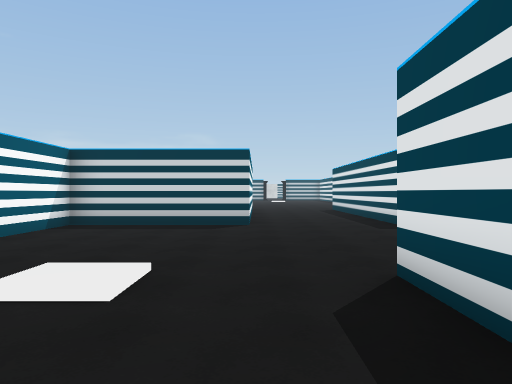
view 1 (above)

18 first-person views from a walk through a scene from a Unity 3-D project. The camera is 1.5 m above the floor, looks level and sees 70° across. Doors are open. The floor is counted in squares, 2 m on a side. Each view is taken from the middle of a square. On the plan, view 1 faces up. The plan holds only what a view shows up to about 11 squares ahead; the rest is blank. The place goes on beyond the plan. The player is left out. Some surface patterns are stand-ins.

view 2
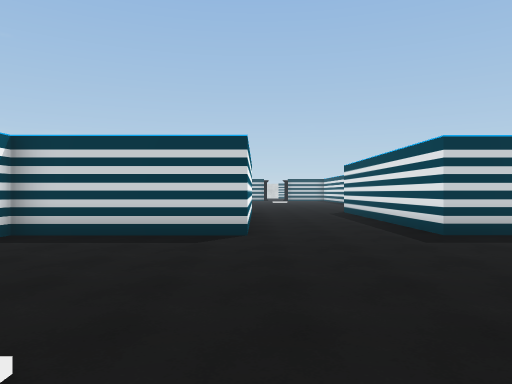

view 3
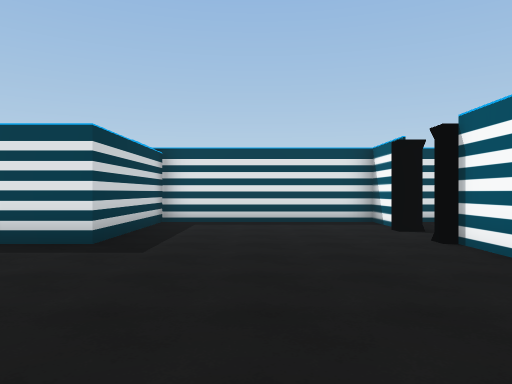

view 4
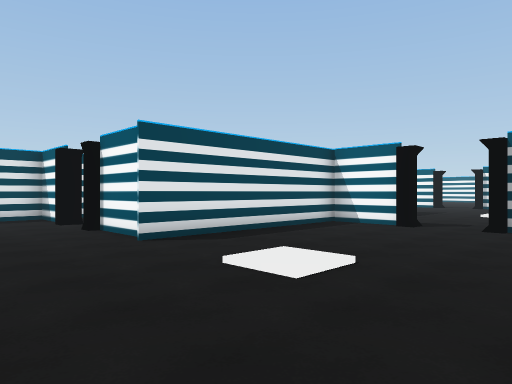

view 5
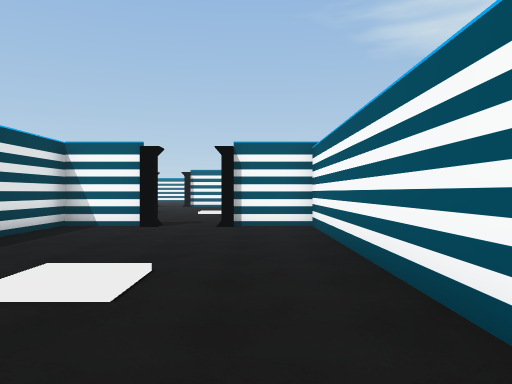

view 6
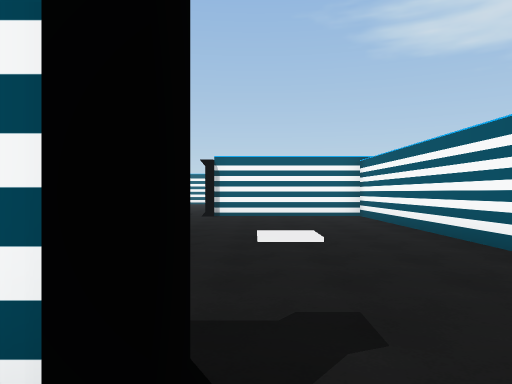

view 7
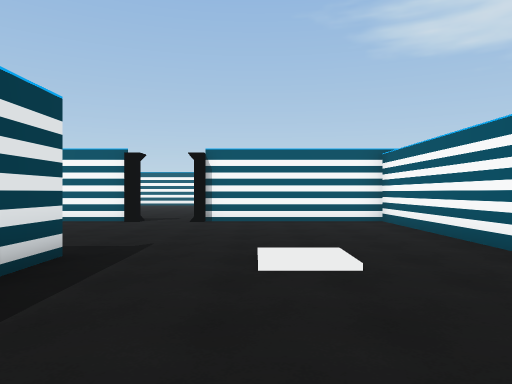

view 8
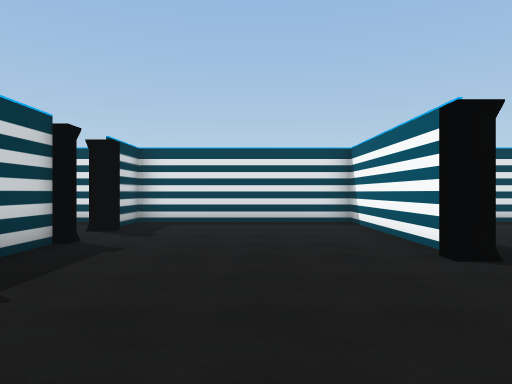

view 9
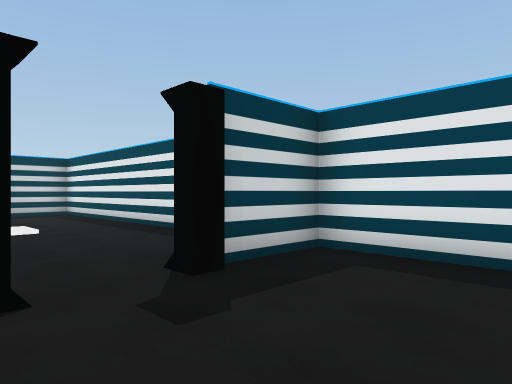

view 10
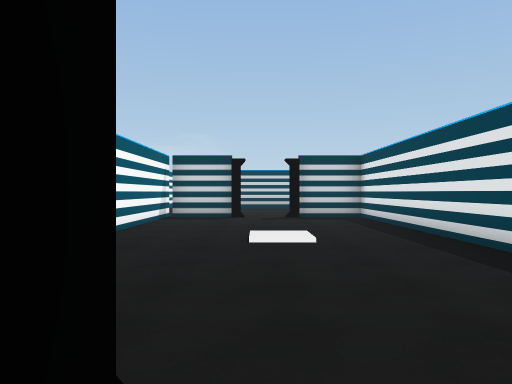

view 11
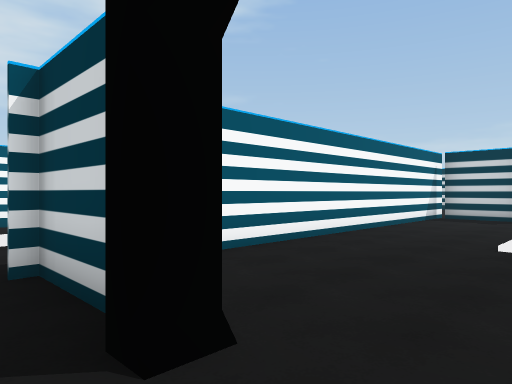

view 12
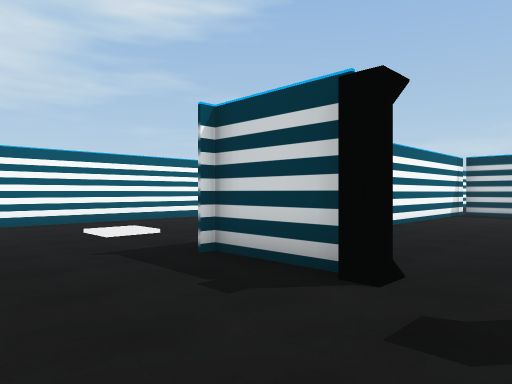

view 13
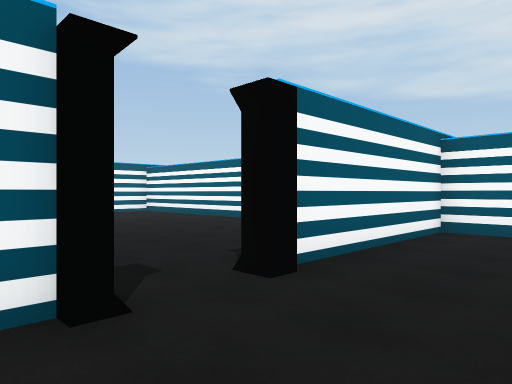

view 14
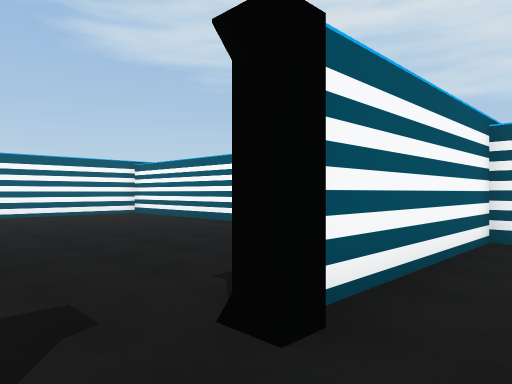

view 15
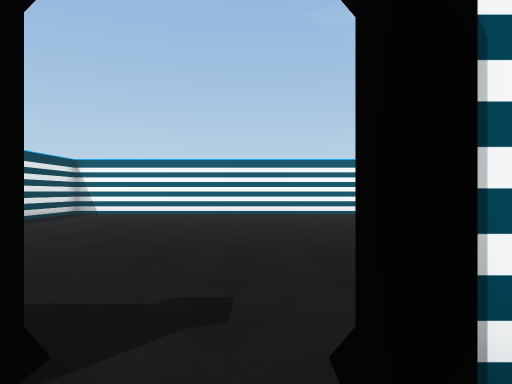

view 16
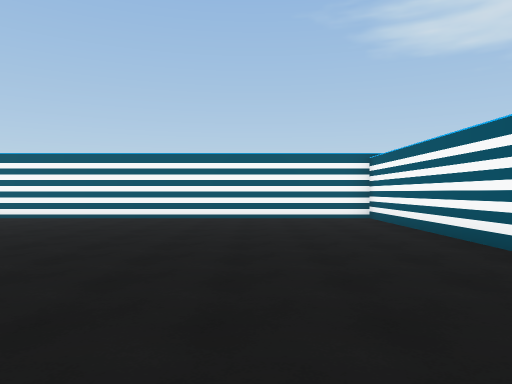

view 17
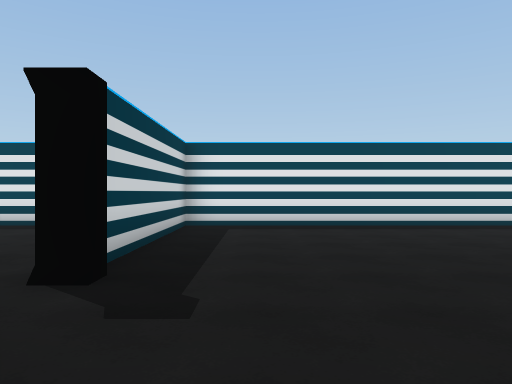

view 18
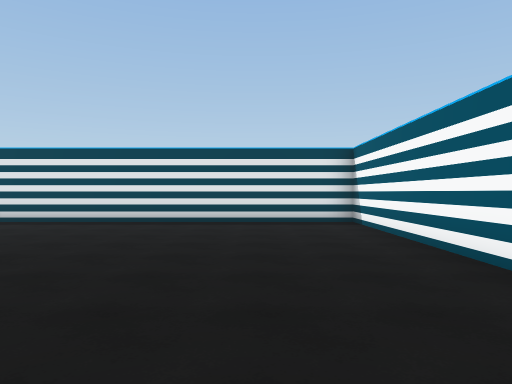

### Floor plan
Points are (right, up) in squares from view 1. A wall is a line through its corners. A room is listed if a view was taken in it or the views show most of it. See-through windows are left out.
Room 1 (views 1, 2, 3, 4, 5, 6)
walls: (1.6, 3.1) (3.4, 3.1); (-0.1, 8.3) (-4.2, 8.3) (-4.2, 6); (-4.2, 4.2) (-4.2, -2.1) (-2.5, -2.1); (5.9, 3.1) (7.2, 3.1); (-0.1, 11.4) (-0.1, 8.9); (-0.5, -2.1) (1.3, -2.1) (1.3, 3.4); (-2.6, -1.8) (-2.1, -1.8); (7.2, 2.9) (7.2, 8.3) (3.3, 8.3) (3.3, 13)
ways out: open door at (-1.5, -2) to room 2; open door at (4.5, 3) to room 4
Room 2 (views 7, 8, 9, 10, 11, 12, 13, 14, 15)
walls: (1.3, -7.4) (1.3, -6.1); (3.4, -7.1) (1.2, -7.1); (2.2, -12.4) (7.2, -12.4); (-4.2, -3.6) (-4.2, -12.4) (0.4, -12.4); (7.2, -7.1) (5.4, -7.1); (7.2, -12) (7.2, -7)
ways out: open door at (-1.5, -2) to room 1; open door at (1.3, -12.3) to room 3; open door at (4.5, -7) to room 4
Room 3 (views 16, 17, 18)
walls: (-4.2, -17.6) (-4.2, -23.4) (7.2, -23.4) (7.2, -12); (2, -12.8) (2, -12.1); (7.1, -12.4) (2.8, -12.4)
ways out: open door at (1.3, -12.3) to room 2
Room 4 (no view inside)
walls: (7.2, -3.5) (7.2, 2.9); (3.1, 3) (1.3, 3) (1.3, -5); (7.2, -7) (7.2, -5.5)
ways out: open door at (4.5, 3) to room 1; open door at (4.5, -7) to room 2

Where each view was taken, in squares from view 1:
view 1: 0 up, 0 right, facing up
view 2: 2 up, 0 right, facing up
view 3: 6 up, 2 left, facing right
view 4: 6 up, 4 left, facing down-right
view 5: 6 up, 3 left, facing down
view 6: 1 down, 1 left, facing down
view 7: 3 down, 1 left, facing down
view 8: 10 down, 2 left, facing right
view 9: 10 down, 3 right, facing up-right
view 10: 8 down, 4 right, facing up
view 11: 8 down, 5 right, facing up-left
view 12: 10 down, 5 right, facing up-left
view 13: 10 down, 3 right, facing down-left
view 14: 11 down, 2 right, facing down-left
view 15: 11 down, 1 right, facing down
view 16: 13 down, 1 left, facing down
view 17: 14 down, 1 left, facing right
view 18: 21 down, 2 left, facing right
